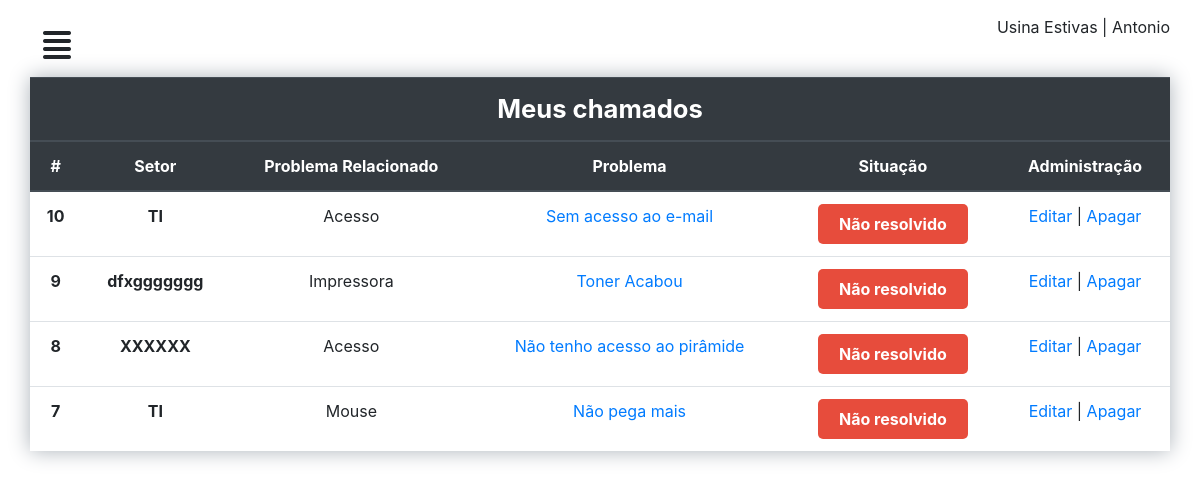
The app's page /perfil/ (signed in) with its own data.
### chamados/models.py (models this page shows, shortened)
class CustomUser (AbstractUser):
	matricula = models.CharField('matricula', max_length=11)
	apelido = models.CharField('apelido', max_length=50)

class Chamado(models.Model):
	setor = models.CharField('Setor', max_length=50)
	problema = models.TextField('problema')
	situacao = models.IntegerField('situacao', default=1)
	user = models.ForeignKey(CustomUser, on_delete=models.CASCADE)
	relacao = models.ForeignKey(ProblemaRelacionado, on_delete=models.CASCADE)

class ProblemaRelacionado(models.Model):
	relacao = models.CharField('problema relacionado', max_length=50)
	def __str__(self):
		return self.relacao

### chamados/views.py (the view)
# urls.py: path('perfil/', perfil, name="perfil"),
@login_required
def perfil(request):
	chamados = Chamado.objects.filter(user=request.user).order_by('-id')
	contexto = {
	'lista_chamado': chamados
	}
	return render(request, 'dashboard/chamados.html', contexto)

### chamados/templates/dashboard/chamados.html (shortened to what this page needs)
{% extends "dashboard/baseperfil.html" %}
{% load static %}
{% block title %}
<link rel="stylesheet" type="text/css" href="{% static 'css/mycall.css' %}" />
{% endblock %}
{% block conteudo %}
<div id="mycall">
  <div class="row">
    <div class="col-12">
	<table class="table">
    <thead class="thead-dark">
      <tr>
        <th class="titleTable" colspan="6" scope="col">Meus chamados</th>
      </tr>
    </thead>
    <thead class="thead-dark">
      <tr>
        <th scope="col">#</th>
        <th scope="col">Setor</th>
        <th scope="col">Problema Relacionado</th>
        <th scope="col">Problema</th>
        <th scope="col">Situação</th>
        <th scope="col">Administração</th>
      </tr>
    </thead>
    <tbody>
      <tr>
        {% for chamado in lista_chamado %}
        <th scope="row">{{chamado.id}}</th>
        <th scope="row">{{chamado.setor}}</th>
        <td >{{chamado.relacao}}</td>
        <td ><a href="#">{{chamado.problema}}</a></td>
        <td > {% if chamado.situacao == 1 %} <span class="open"> Não resolvido </span> {% elif chamado.situacao == 2 %}<span class="progressCall"> Em andamento </span> {% else %} <span class="completed">Resolvido </span>{% endif %}</td>
        <td><a href="{% url 'editar' chamado.id %}">Editar</a> | <a href="{% url 'apagar' chamado.id %}">Apagar</a></td>
      </tr>
{% endfor %}
{% endblock %}

### chamados/templates/dashboard/baseperfil.html (shortened to what this page needs)
<!DOCTYPE html>
{% load static %}
<html>
<head>
	{% block title %}
	{% endblock %}
	<link rel="stylesheet" type="text/css" href="{% static 'css/geral.css' %}" />
	<link rel="stylesheet" type="text/css" href="{% static 'bootstrap/css/bootstrap.min.css' %}" />
	<link rel="stylesheet" type="text/css" href="{% static 'css/dash.css' %}" />
</head>
<body>
	<div id="wrapper">
		<div id="page-content-wrapper">
			<div class="container-fluid">
				<div class="row">
					<div class="col-lg-12">
						<a href="#" class="btn" id="menu-toggle"><i class="fas fa-align-justify"></i></a> <span class="float-right"> Usina Estivas | {{user.apelido}}</span>
						{% block conteudo %}
						{% endblock %}
					</div>
				</div>
			</div>
		</div>
	</div>
</body>
</html>

### chamados/static/css/mycall.css (style rules this page uses)
div#mycall { width: 100%; }
div#mycall .table { box-shadow: 0 0 20px #abb2b9; }
div#mycall .titleTable { font-size: 1.6em; font-weight: bold; }
div#mycall .table th, td { text-align: center; }
div#mycall .table td span { display: inline-block; padding: 8px 20px; border-radius: 5px; color: #FFF; font-weight: bold; width: 150px; }
div#mycall .table td span.open { background: #e74c3c; }
div#mycall .table td a { transition: .2s; }

### chamados/static/css/dash.css (style rules this page uses)
#page-content-wrapper { width: 100%; position: absolute; padding:15px; transition:all .5s; }
#menu-toggle { transition:all .3s; font-size:2em; }

### records on screen
CustomUser: apelido "Antonio"
Chamado: id "10", setor "TI", relacao "Acesso", problema "Sem acesso ao e-mail", situacao "Não resolvido"
Chamado: id "9", setor "dfxggggggg", relacao "Impressora", problema "Toner Acabou", situacao "Não resolvido"
Chamado: id "8", setor "XXXXXX", relacao "Acesso", problema "Não tenho acesso ao pirâmide", situacao "Não resolvido"
Chamado: id "7", setor "TI", relacao "Mouse", problema "Não pega mais", situacao "Não resolvido"
